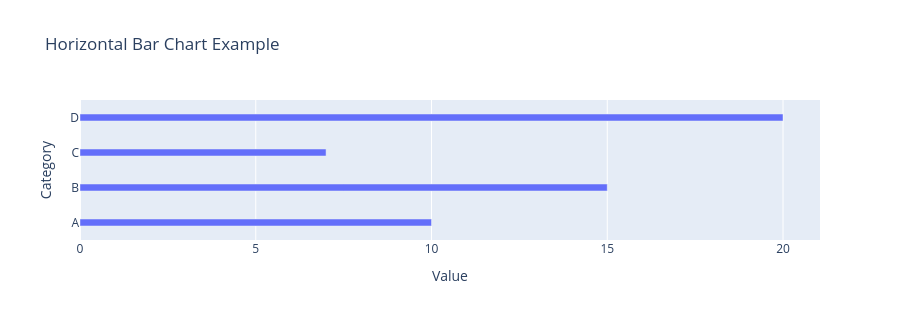

Write notebook code for a chart like this one.
### Code cell
# Thickness controls (optional)
bar_px = 50
top_bottom_margin = 120
n = len(data["Category"])
fig.update_layout(
    height=top_bottom_margin + bar_px * n,
    bargap=0.8
)

### Figure 1 — Plotly figure (JSON) as saved in the notebook; plotly's stock layout.template omitted (floating-point values rounded to 4 significant figures)
{"data": [{"hovertemplate": "Value=%{x}<br>Category=%{y}<extra></extra>", "legendgroup": "", "marker": {"color": "#636efa", "pattern": {"shape": ""}}, "name": "", "orientation": "h", "showlegend": false, "textposition": "auto", "type": "bar", "x": [10, 15, 7, 20], "xaxis": "x", "y": ["A", "B", "C", "D"], "yaxis": "y"}], "layout": {"bargap": 0.8, "barmode": "relative", "height": 320, "legend": {"tracegroupgap": 0}, "title": {"text": "Horizontal Bar Chart Example"}, "xaxis": {"anchor": "y", "domain": [0, 1], "title": {"text": "Value"}}, "yaxis": {"anchor": "x", "domain": [0, 1], "title": {"text": "Category"}}}}
